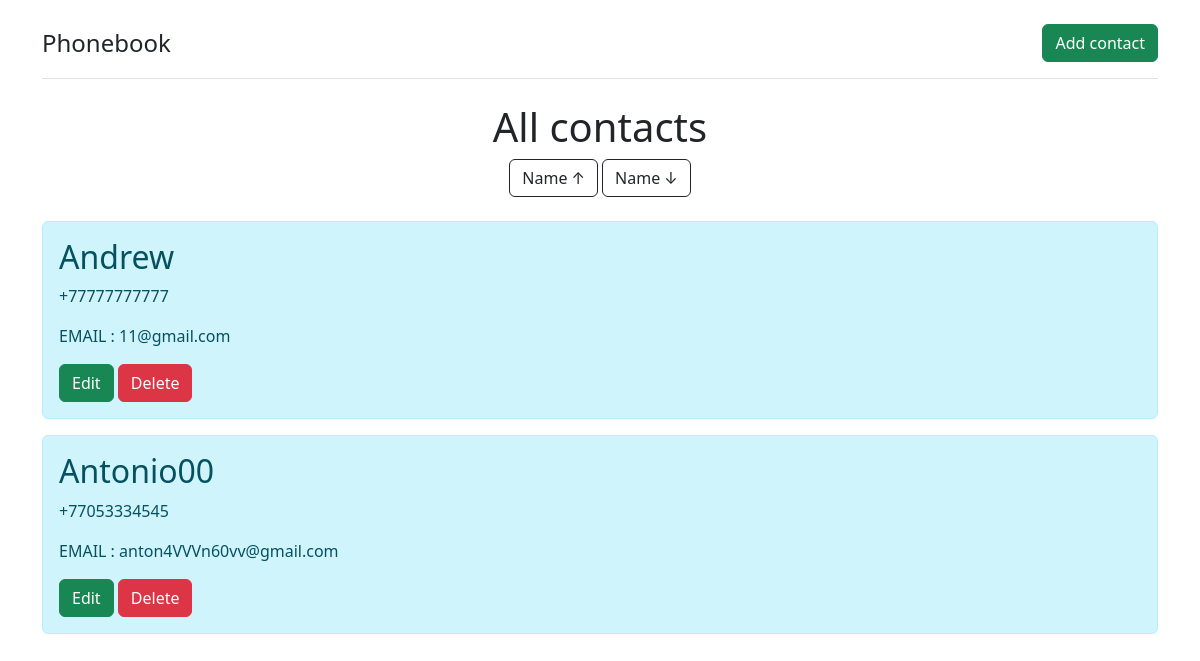
The app's page /, older data.
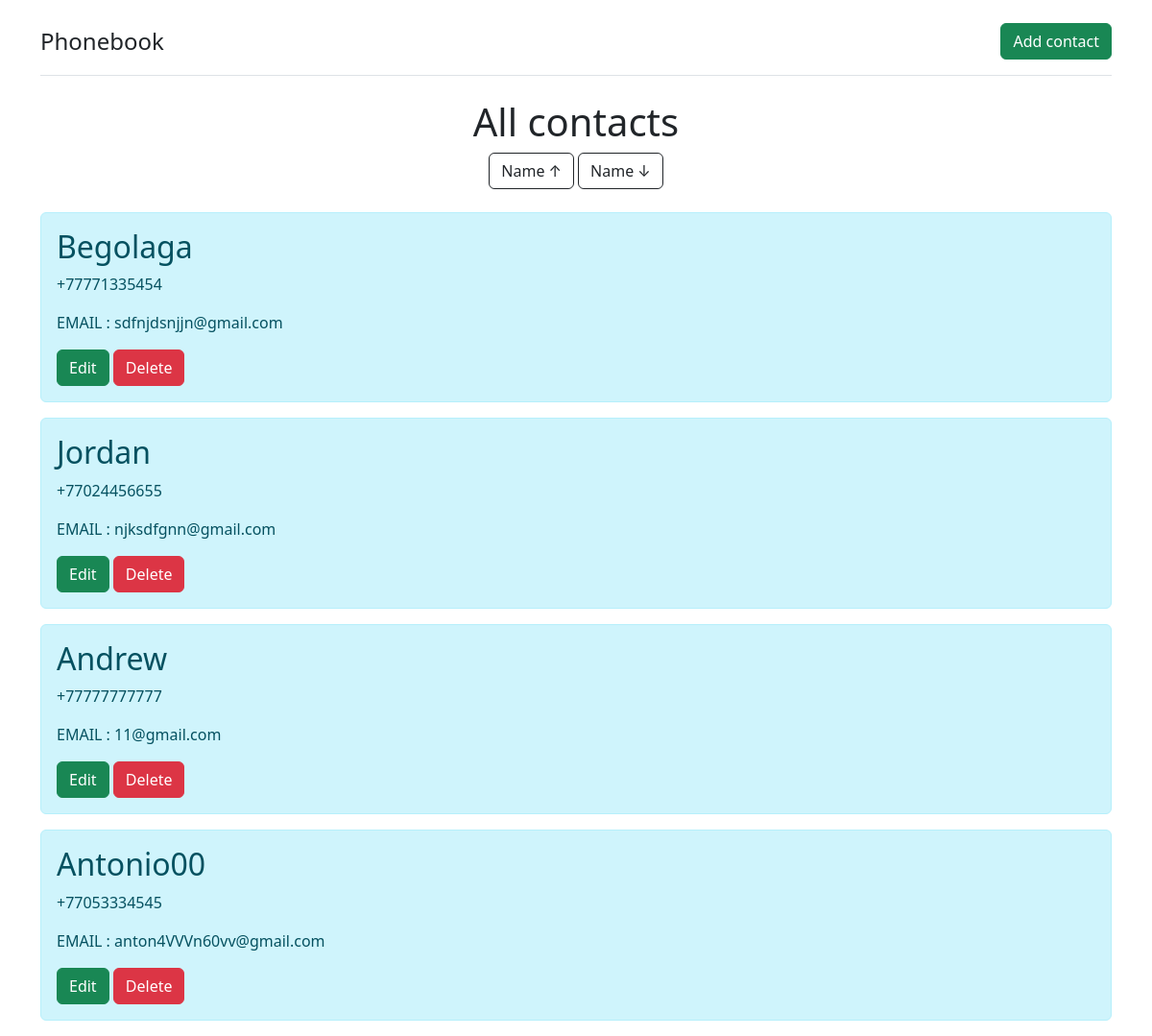
The same page, newer data.
### contacts/models.py (models this page shows, shortened)
class Contact(models.Model):
    name = models.CharField(max_length=32, null=False)
    phone_number = models.CharField(max_length=32, null=False)
    email = models.EmailField(max_length=64)
    class Meta:
        verbose_name = 'Contact'
        verbose_name_plural = 'Contacts'

### contacts/views.py (the view)
# urls.py: path('', ContactView.as_view()),
class ContactView(View):
    def get(self, request):
        contacts = Contact.objects.all().order_by('-id')
        buttons = ['btn btn-outline-dark', 'btn btn-outline-dark']
        data = {'contacts': contacts, 'buttons': buttons}
        return render(request, 'main.html', data)

### templates/main.html (shortened to what this page needs)
{% extends 'index.html' %}
{% block body %}
    {% if contacts|length > 0 %}
        <div class="container d-flex justify-content-center">
            <h1>All contacts</h1>
        </div>
        <div class="container d-flex justify-content-center">
            <form action="">
                <a href="nameup" class="{{ buttons.0 }}">Name ↑</a>
                <a href="namedown" class="{{ buttons.1 }}">Name ↓</a>
            </form>
        </div>
        <div class="container">
            <br>
            {% for contact in contacts %}
            <div class="alert alert-info">
                <h2>{{ contact.name }}</h2>
                <p>{{ contact.phone_number }}</p>
                <p>EMAIL : {{ contact.email }}</p>
                <a href="/{{ contact.id }}/edit" class="btn btn-success">Edit</a>
                <a href="/{{ contact.id }}/delete" class="btn btn-danger">Delete</a>
            </div>
            {% endfor %}
        </div>
    {% else %}
        <div class="container d-flex justify-content-center">
            <h1>Your phonebook is empty :(</h1>
        </div>
    {% endif %}
{% endblock %}

Row changes from the older to the newer data that the page shows:
added Contact: name "Begolaga", phone_number "+77771335454", email "sdfnjdsnjjn@gmail.com"
added Contact: name "Jordan", phone_number "+77024456655", email "njksdfgnn@gmail.com"
